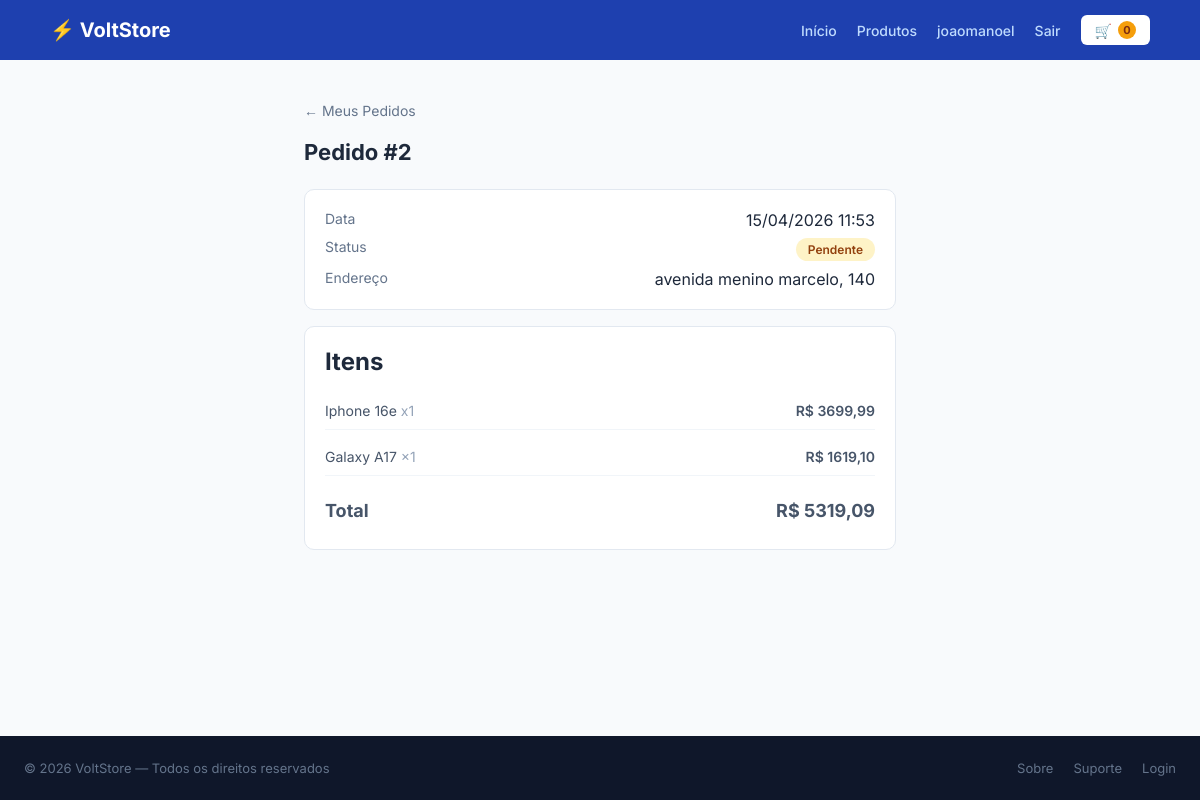
The page /meus-pedidos/2/ (signed in) on the database its author committed.
### voltstore/models.py (models this page shows, shortened)
class Pedido(models.Model):
    STATUS_CHOICES = [
        ('pendente',    'Pendente'),
        ('pago',        'Pago'),
        ('enviado',     'Enviado'),
        ('entregue',    'Entregue'),
        ('cancelado',   'Cancelado'),
    ]
    usuario     = models.ForeignKey(User, on_delete=models.CASCADE)
    status      = models.CharField(max_length=20, choices=STATUS_CHOICES, default='pendente')
    total       = models.DecimalField(max_digits=10, decimal_places=2, default=0)
    endereco    = models.CharField(max_length=300, blank=True)
    criado_em   = models.DateTimeField(auto_now_add=True)
    class Meta:
        verbose_name = 'Pedido'
        verbose_name_plural = 'Pedidos'
        ordering = ['-criado_em']

class ItemPedido(models.Model):
    pedido      = models.ForeignKey(Pedido, on_delete=models.CASCADE, related_name='itens')
    produto     = models.ForeignKey(Produto, on_delete=models.CASCADE)
    quantidade  = models.IntegerField(default=1)
    preco_unit  = models.DecimalField(max_digits=10, decimal_places=2)
    def subtotal(self):
     if self.preco_unit is None:
        return 0
     return self.preco_unit * self.quantidade

class Produto(models.Model):
    nome        = models.CharField(max_length=200)
    marca       = models.CharField(max_length=100)
    descricao   = models.TextField()
    preco       = models.DecimalField(max_digits=10, decimal_places=2)
    preco_antigo= models.DecimalField(max_digits=10, decimal_places=2, null=True, blank=True)
    imagem      = models.ImageField(upload_to='produtos/', blank=True, null=True)
    categoria   = models.ForeignKey(Categoria, on_delete=models.SET_NULL, null=True)
    estoque     = models.IntegerField(default=0)
    destaque    = models.BooleanField(default=False)
    criado_em   = models.DateTimeField(auto_now_add=True)
    class Meta:
        verbose_name = 'Produto'
        verbose_name_plural = 'Produtos'
        ordering = ['-criado_em']

### voltstore/views.py (the view)
# urls.py: path('meus-pedidos/<int:pk>/', views.detalhe_pedido, name='detalhe_pedido'),
@login_required
def detalhe_pedido(request, pk):
    pedido = get_object_or_404(Pedido, pk=pk, usuario=request.user)
    return render(request, 'voltstore/detalhe_pedido.html', {'pedido': pedido})

### voltstore/context_processors.py (called while the page is built)
def carrinho_contador(request):
    carrinho = request.session.get('carrinho', {})
    total = sum(carrinho.values())
    return {'carrinho_total': total}

### voltstore/templates/voltstore/detalhe_pedido.html (shortened to what this page needs)
{% extends 'voltstore/base.html' %}
{% block content %}
<div class="container" style="max-width:640px">
  <a href="{% url 'meus_pedidos' %}" class="back-link">← Meus Pedidos</a>
  <h1 class="section-title">Pedido #{{ pedido.id }}</h1>
  <div class="card-section" style="margin-bottom:16px">
    <div style="display:flex;justify-content:space-between;margin-bottom:8px">
      <span style="color:#64748b;font-size:14px">Data</span>
      <span>{{ pedido.criado_em|date:"d/m/Y H:i" }}</span>
    </div>
    <div style="display:flex;justify-content:space-between;margin-bottom:8px">
      <span style="color:#64748b;font-size:14px">Status</span>
      <span class="status-badge status-{{ pedido.status }}">{{ pedido.get_status_display }}</span>
    </div>
    <div style="display:flex;justify-content:space-between">
      <span style="color:#64748b;font-size:14px">Endereço</span>
      <span>{{ pedido.endereco|default:"Não informado" }}</span>
    </div>
  </div>
  <div class="card-section">
    <h2 style="margin-bottom:16px">Itens</h2>
    {% for item in pedido.itens.all %}
      <div class="summary-row" style="padding:10px 0;border-bottom:1px solid #f1f5f9">
        <span>{{ item.produto.nome }} <span style="color:#94a3b8">x{{ item.quantidade }}</span></span>
        <span style="font-weight:600">R$ {{ item.subtotal }}</span>
      </div>
    {% endfor %}
    <div class="summary-row" style="padding-top:16px;font-weight:700;font-size:18px">
      <span>Total</span>
      <span>R$ {{ pedido.total }}</span>
    </div>
  </div>
</div>
{% endblock %}

### voltstore/templates/voltstore/base.html (shortened to what this page needs)
<!DOCTYPE html>
<html lang="pt-BR">
<head>
  {% load static %}
  <link rel="stylesheet" href="{% static 'css/base.css' %}">
</head>
<body>
  <header>
    <div class="header-inner">
      <a href="{% url 'home' %}" class="logo">⚡ VoltStore</a>
      <nav>
        <a href="{% url 'home' %}">Início</a>
        <a href="{% url 'produtos' %}">Produtos</a>
        {% if user.is_authenticated %}
          <a href="{% url 'minha_conta' %}">{{ user.first_name|default:user.username }}</a>
          <a href="{% url 'logout' %}">Sair</a>
        {% else %}
          <a href="{% url 'login' %}">Entrar</a>
        {% endif %}
        <a href="{% url 'carrinho' %}" class="cart-link">
          🛒 <span class="cart-badge">{{ carrinho_total }}</span>
        </a>
      </nav>
    </div>
  </header>
  <main>
    {% block content %}{% endblock %}
  </main>
  <footer>
    <p>© 2026 VoltStore — Todos os direitos reservados</p>
    <div>
      <a href="#">Sobre</a>
      <a href="#">Suporte</a>
      <a href="{% url 'login' %}">Login</a>
    </div>
  </footer>
</body>
</html>

### voltstore/static/css/base.css (style rules this page uses)
*, *::before, *::after { box-sizing: border-box; margin: 0; padding: 0; }
body { font-family: 'Inter', sans-serif; background: #f8fafc; color: #1e293b; display: flex; flex-direction: column; min-height: 100vh; }
a { text-decoration: none; color: inherit; }
main { flex: 1; }
header { background: #1e40af; padding: 0 24px; }
.header-inner { max-width: 1100px; margin: 0 auto; height: 60px; display: flex; align-items: center; justify-content: space-between; }
.logo { color: white; font-weight: 700; font-size: 20px; }
nav { display: flex; align-items: center; gap: 20px; }
nav a { color: #bfdbfe; font-size: 14px; font-weight: 500; transition: color 0.2s; }
.cart-link { background: white; color: #1e40af !important; padding: 6px 14px; border-radius: 6px; font-weight: 600 !important; display: flex; align-items: center; gap: 6px; }
.cart-badge { background: #f59e0b; color: #7c2d12; font-size: 11px; font-weight: 700; min-width: 18px; height: 18px; border-radius: 50%; display: flex; align-items: center; justify-content: center; padding: 0 3px; }
.container { max-width: 1100px; margin: 0 auto; padding: 40px 24px; }
.section-title { font-size: 22px; font-weight: 700; margin-bottom: 24px; }
.back-link { display: inline-block; color: #64748b; font-size: 14px; margin-bottom: 20px; }
.cart-summary, .card-section { background: white; border: 1px solid #e2e8f0; border-radius: 10px; padding: 20px; }
.summary-row { display: flex; justify-content: space-between; font-size: 14px; margin-bottom: 8px; color: #475569; }
.status-badge { font-size: 12px; font-weight: 600; padding: 4px 12px; border-radius: 999px; }
.status-pendente { background: #fef3c7; color: #92400e; }
footer { background: #0f172a; color: #64748b; padding: 24px; display: flex; justify-content: space-between; align-items: center; font-size: 13px; flex-wrap: wrap; gap: 12px; margin-top: auto; }
footer div { display: flex; gap: 20px; }
footer a { color: #64748b; }

### rows shown on the page
Pedido: id "2", criado_em "15/04/2026 11:53", status "Pendente", endereco "avenida menino marcelo, 140", total "5319,09"
ItemPedido: produto.nome "Iphone 16e", quantidade "1", subtotal "3699,99"
ItemPedido: produto.nome "Galaxy A17", quantidade "1", subtotal "1619,10"

### other values the page prints
{{ user.first_name|default:user.username }} "joaomanoel"
{{ carrinho_total }} "0"
